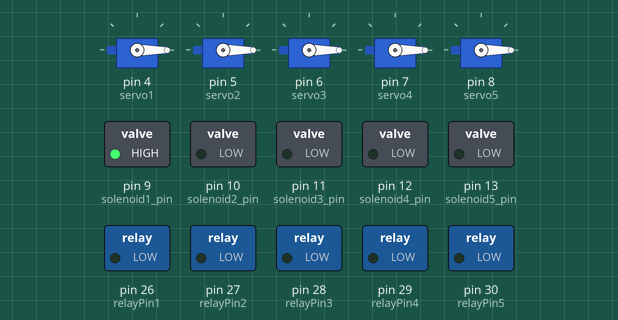
Simulated run of this sketch. Board: Arduino Mega 2560, built with avr-gcc and run on an emulated ATmega2560. On the bench: 5 × servo, switched loads named in the sketch (green lamp = pin HIGH).

Above: at 0.05 s.
At 9.95 s:
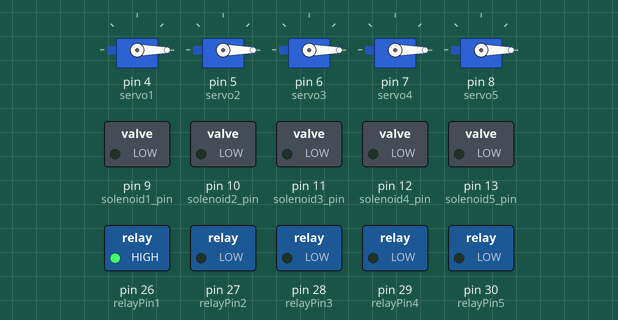
At 19.95 s:
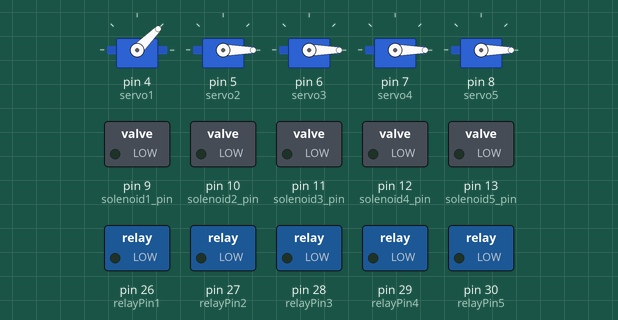
Timing chart, 0 to 26.0 s (numbered marks = the images above):
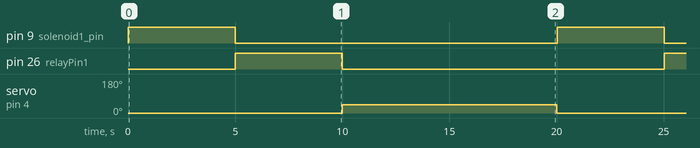

The sketch:

code_science.ino
```cpp
#include <Servo.h>
#include <ezButton.h>

//VICTOR
int speed = 0; //[-100,100] 100 is forward and -100 is reverse
int drive_pin = 1; //pin
int pwm_high_time = 0;
int pwn_low_time = 1000; // en micro secondes

//LIMIT SWITCH
ezButton limitSwitchTop(2); //pin
bool isTopReached = false;

ezButton limitSwitchBot(3); //pin
bool isBotReached = false;

//SERVO
int pos = 0;
Servo servo1;
Servo servo2;
Servo servo3;
Servo servo4;
Servo servo5;

//SOLENOID
int solenoid1_pin = 9;
int solenoid2_pin = 10;
int solenoid3_pin = 11;
int solenoid4_pin = 12;
int solenoid5_pin = 13;

//RELAYS
int relayPin1 = 26;
int relayPin2 = 27;
int relayPin3 = 28;
int relayPin4 = 29;
int relayPin5 = 30;


void setup() {
  Serial.begin(9600);

  //VICTOR
  pinMode(drive_pin, OUTPUT);
  digitalWrite(drive_pin, LOW);
  pwm_high_time = 5 * speed + 1500; //en micro secondes

  //LIMIT SWITCH
  limitSwitchTop.setDebounceTime(50);
  limitSwitchBot.setDebounceTime(50);

  //SERVO
  servo1.attach(4); //pin
  servo2.attach(5); //pin
  servo3.attach(6); //pin
  servo4.attach(7); //pin
  servo5.attach(8); //pin

  servo1.write(0);
  servo2.write(0);
  servo3.write(0);
  servo4.write(0);
  servo5.write(0);


  //SOLENOID
  pinMode(solenoid1_pin, OUTPUT);
  pinMode(solenoid2_pin, OUTPUT);
  pinMode(solenoid3_pin, OUTPUT);
  pinMode(solenoid4_pin, OUTPUT);
  pinMode(solenoid5_pin, OUTPUT);

  //RELAYS
  pinMode(relayPin1, OUTPUT);
  pinMode(relayPin2, OUTPUT);
  pinMode(relayPin3, OUTPUT);
  pinMode(relayPin4, OUTPUT);
  pinMode(relayPin5, OUTPUT);


}

void loop() {
  move(-50, "down"); //go down half speed
  scoop(1);
  move(50, "up"); //go up half speed
  addWater(1);
  mix(1);
  checkStrip(1);

  //repeat for all scoops

}

void limitSwitch(){
 // EZ SWITCH LIBRARY TUTORIAL https://arduinogetstarted.com/tutorials/arduino-limit-switch

  if(limitSwitchTop.isPressed())
    isTopReached = true;


  if(limitSwitchTop.isReleased())
    isTopReached = false;


  if(limitSwitchBot.isPressed())
    isBotReached = true;


  if(limitSwitchBot.isReleased())
    isBotReached = false;


  //FOR LIMIT SWITCH TESTING
  int state_top = limitSwitchTop.getState();
  int state_bot = limitSwitchBot.getState();
  if(state_top == HIGH || state_bot == HIGH)
    Serial.println("NOTHING SO FAR");
  else
    Serial.println("A LIMIT SWITCH HAS BEEN TOUCHED");

}


void move(int speed, char direction){
 // VICTOR https://github.com/hatsunearu/arduino-victor888-controller/blob/master/arduino-victor888-controller.ino
 // VICTOR ALSO, LESS RELEVANT BUT SAME FORMULA https://www.chegg.com/homework-help/questions-and-answers/code-done-using-c--project-utilizing-arduino-uno-cim-motor-victor-spx-speed-controller-cod-q62962540

  if(!isTopReached && direction == "up"){
    pwm_high_time = 5 * speed + 1500; //en micro secondes
    digitalWrite(drive_pin, HIGH);
    delayMicroseconds(pwm_high_time);
    digitalWrite(drive_pin, LOW);
    delayMicroseconds(pwn_low_time);
  }

  if(isTopReached && direction == "up")
    speed = 0;


  if(!isBotReached && direction == "down"){
    pwm_high_time = 5 * speed + 1500; //en micro secondes
    digitalWrite(drive_pin, HIGH);
    delayMicroseconds(pwm_high_time);
    digitalWrite(drive_pin, LOW);
    delayMicroseconds(pwn_low_time);
  }

  if(isBotReached && direction == "down")
    speed = 0;

}

void scoop(int number){
 // https://automaticaddison.com/how-to-control-a-servo-motor-using-arduino/

  if(isBotReached){

    //pour dépasser plus que 90 degré pour un bigger scoop
      switch(number){
        case 1:
          servo1.write(100);
          break;

        case 2:
          servo2.write(100);
          break;

        case 3:
          servo3.write(100);
          break;

        case 4:
          servo4.write(100);
          break;

        case 5:
          servo5.write(100);
          break;

        default:
          break;
      }

      delay(3000); //attendre 3 secondes avant de scoop, for the dirt to settle

      //scoop jusqu'à revenir à position initiale
      switch(number){
        case 1:
          servo1.write(0);
          break;

        case 2:
          servo2.write(0);
          break;

        case 3:
          servo3.write(0);
          break;

        case 4:
          servo4.write(0);
          break;

        case 5:
          servo5.write(0);
          break;

        default:
          break;
      }
      delay(15);

  }
}

void addWater(int number){
  // https://bc-robotics.com/tutorials/controlling-a-solenoid-valve-with-arduino/

  switch(number){
    case 1:
      digitalWrite(solenoid1_pin, HIGH);
      delay(5000); //Wait 5 Seconds
      digitalWrite(solenoid1_pin, LOW);
      break;

    case 2:
      digitalWrite(solenoid2_pin, HIGH);
      delay(5000); //Wait 5 Seconds
      digitalWrite(solenoid2_pin, LOW);
      break;

    case 3:
      digitalWrite(solenoid3_pin, HIGH);
      delay(5000); //Wait 5 Seconds
      digitalWrite(solenoid3_pin, LOW);
      break;

    case 4:
      digitalWrite(solenoid4_pin, HIGH);
      delay(5000); //Wait 5 Seconds
      digitalWrite(solenoid4_pin, LOW);
      break;

    case 5:
      digitalWrite(solenoid5_pin, HIGH);
      delay(5000); //Wait 5 Seconds
      digitalWrite(solenoid5_pin, LOW);
      break;

    default:
      break;
  }
}

void checkStrip(int number){
 // https://automaticaddison.com/how-to-control-a-servo-motor-using-arduino/
 // https://www.makerguides.com/servo-arduino-tutorial/

  //va a 45 degré pour le permettre de lire les strips
    switch(number){
      case 1:
        servo1.write(45);
        break;

      case 2:
        servo2.write(45);
        break;

      case 3:
        servo3.write(45);
        break;

      case 4:
        servo4.write(45);
        break;

      case 5:
        servo5.write(45);
        break;

      default:
        break;
    }
    delay(15); //donne le temps pour reach la position


    delay(10000); //10 secondes, nous donner le temps de lire la strip

  //scoop jusqu'à revenir à position initiale
    switch(number){
      case 1:
        servo1.write(0);
        break;

      case 2:
        servo2.write(0);
        break;

      case 3:
        servo3.write(0);
        break;

      case 4:
        servo4.write(0);
        break;

      case 5:
        servo5.write(0);
        break;

      default:
        break;
    }
    delay(15);


}

void mix(int number){
  switch(number){
    case 1:
      digitalWrite(relayPin1, HIGH);
      delay(5000);
      digitalWrite(relayPin1, LOW);
      break;

    case 2:
      digitalWrite(relayPin2, HIGH);
      delay(5000);
      digitalWrite(relayPin2, LOW);
      break;

    case 3:
      digitalWrite(relayPin3, HIGH);
      delay(5000);
      digitalWrite(relayPin3, LOW);
      break;

    case 4:
      digitalWrite(relayPin4, HIGH);
      delay(5000);
      digitalWrite(relayPin4, LOW);
      break;

    case 5:
      digitalWrite(relayPin5, HIGH);
      delay(5000);
      digitalWrite(relayPin5, LOW);
      break;

    default:
      break;
  }
}
```

Measured:
- by itself, pin 9 (solenoid1_pin), pin 26 (relayPin1): alternates HIGH for 5.0 s and LOW for 15.0 s
- by itself, servo on pin 4 (servo1): alternates 45° for 10.0 s and 0° for 10.0 s
